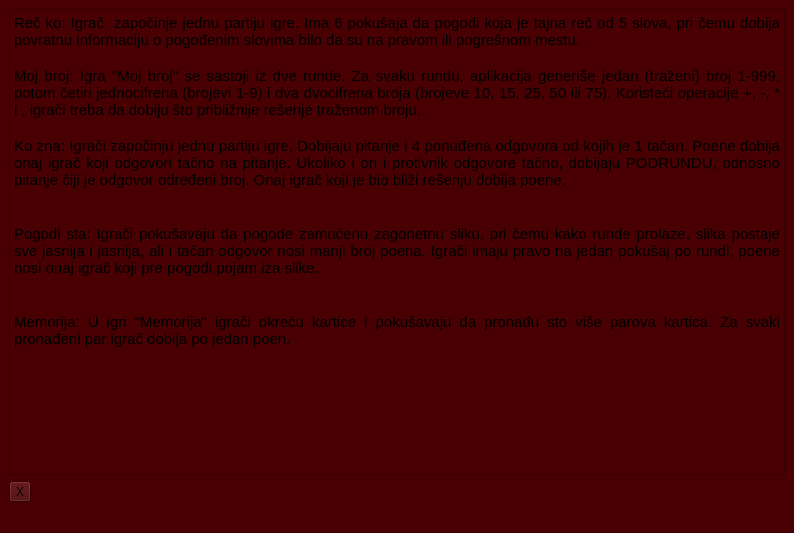
<?xml version="1.0" encoding="UTF-8"?>
<ui version="4.0">
 <class>InfoLog</class>
 <widget class="QMainWindow" name="InfoLog">
  <property name="geometry">
   <rect>
    <x>0</x>
    <y>0</y>
    <width>794</width>
    <height>533</height>
   </rect>
  </property>
  <property name="windowTitle">
   <string>InfoLog</string>
  </property>
  <property name="styleSheet">
   <string notr="true">background-color: #480002</string>
  </property>
  <widget class="QWidget" name="centralwidget">
   <layout class="QVBoxLayout" name="verticalLayout_2">
    <item>
     <widget class="QTextEdit" name="textEdit">
      <property name="html">
       <string>&lt;!DOCTYPE HTML PUBLIC &quot;-//W3C//DTD HTML 4.0//EN&quot; &quot;http://www.w3.org/TR/REC-html40/strict.dtd&quot;&gt;
&lt;html&gt;&lt;head&gt;&lt;meta name=&quot;qrichtext&quot; content=&quot;1&quot; /&gt;&lt;style type=&quot;text/css&quot;&gt;
p, li { white-space: pre-wrap; }
&lt;/style&gt;&lt;/head&gt;&lt;body style=&quot; font-family:'Ubuntu'; font-size:11pt; font-weight:400; font-style:normal;&quot;&gt;
&lt;p align=&quot;justify&quot; style=&quot; margin-top:0px; margin-bottom:0px; margin-left:0px; margin-right:0px; -qt-block-indent:0; text-indent:0px;&quot;&gt;Reč ko: Igrač  započinje jednu partiju igre. Ima 6 pokušaja da pogodi koja je tajna reč od 5 slova, pri čemu dobija povratnu informaciju o pogođenim slovima bilo da su na pravom ili pogrešnom mestu.&lt;/p&gt;
&lt;p align=&quot;justify&quot; style=&quot;-qt-paragraph-type:empty; margin-top:0px; margin-bottom:0px; margin-left:0px; margin-right:0px; -qt-block-indent:0; text-indent:0px;&quot;&gt;&lt;br /&gt;&lt;/p&gt;
&lt;p align=&quot;justify&quot; style=&quot; margin-top:0px; margin-bottom:0px; margin-left:0px; margin-right:0px; -qt-block-indent:0; text-indent:0px;&quot;&gt;Moj broj: Igra &amp;quot;Moj broj&amp;quot; se sastoji iz dve runde. Za svaku rundu, aplikacija generiše jedan (traženi) broj 1-999, potom četiri jednocifrena (brojevi 1-9) i dva dvocifrena broja (brojeve 10, 15, 25, 50 ili 75). Koristeći operacije +, -, * i , igrači treba da dobiju što približnije rešenje traženom broju.&lt;/p&gt;
&lt;p align=&quot;justify&quot; style=&quot;-qt-paragraph-type:empty; margin-top:0px; margin-bottom:0px; margin-left:0px; margin-right:0px; -qt-block-indent:0; text-indent:0px;&quot;&gt;&lt;br /&gt;&lt;/p&gt;
&lt;p align=&quot;justify&quot; style=&quot; margin-top:0px; margin-bottom:0px; margin-left:0px; margin-right:0px; -qt-block-indent:0; text-indent:0px;&quot;&gt;Ko zna: Igrači započinju jednu partiju igre. Dobijaju pitanje i 4 ponuđena odgovora od kojih je 1 tačan. Poene dobija onaj igrač koji odgovori tačno na pitanje. Ukoliko i on i protivnik odgovore tačno, dobijaju PODRUNDU, odnosno pitanje čiji je odgovor određeni broj. Onaj igrač koji je bio bliži rešenju dobija poene.&lt;/p&gt;
&lt;p align=&quot;justify&quot; style=&quot;-qt-paragraph-type:empty; margin-top:0px; margin-bottom:0px; margin-left:0px; margin-right:0px; -qt-block-indent:0; text-indent:0px;&quot;&gt;&lt;br /&gt;&lt;/p&gt;
&lt;p align=&quot;justify&quot; style=&quot;-qt-paragraph-type:empty; margin-top:0px; margin-bottom:0px; margin-left:0px; margin-right:0px; -qt-block-indent:0; text-indent:0px;&quot;&gt;&lt;br /&gt;&lt;/p&gt;
&lt;p align=&quot;justify&quot; style=&quot; margin-top:0px; margin-bottom:0px; margin-left:0px; margin-right:0px; -qt-block-indent:0; text-indent:0px;&quot;&gt;Pogodi sta: Igrači pokušavaju da pogode zamućenu zagonetnu sliku, pri čemu kako runde prolaze, slika postaje sve jasnija i jasnija, ali i tačan odgovor nosi manji broj poena. Igrači imaju pravo na jedan pokušaj po rundi, poene nosi onaj igrač koji pre pogodi pojam iza slike.&lt;/p&gt;
&lt;p align=&quot;justify&quot; style=&quot;-qt-paragraph-type:empty; margin-top:0px; margin-bottom:0px; margin-left:0px; margin-right:0px; -qt-block-indent:0; text-indent:0px;&quot;&gt;&lt;br /&gt;&lt;/p&gt;
&lt;p align=&quot;justify&quot; style=&quot;-qt-paragraph-type:empty; margin-top:0px; margin-bottom:0px; margin-left:0px; margin-right:0px; -qt-block-indent:0; text-indent:0px;&quot;&gt;&lt;br /&gt;&lt;/p&gt;
&lt;p align=&quot;justify&quot; style=&quot; margin-top:0px; margin-bottom:0px; margin-left:0px; margin-right:0px; -qt-block-indent:0; text-indent:0px;&quot;&gt;Memorija: U igri &amp;quot;Memorija&amp;quot; igrači okreću kartice i pokušavaju da pronađu sto više parova kartica. Za svaki pronađeni par igrač dobija po jedan poen.&lt;/p&gt;&lt;/body&gt;&lt;/html&gt;</string>
      </property>
     </widget>
    </item>
    <item>
     <widget class="QToolButton" name="tb1">
      <property name="text">
       <string>X</string>
      </property>
     </widget>
    </item>
   </layout>
  </widget>
  <widget class="QMenuBar" name="menubar">
   <property name="geometry">
    <rect>
     <x>0</x>
     <y>0</y>
     <width>794</width>
     <height>29</height>
    </rect>
   </property>
  </widget>
  <widget class="QStatusBar" name="statusbar"/>
 </widget>
 <resources/>
 <connections/>
</ui>
